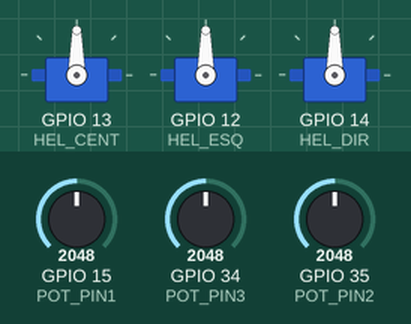
This sketch was run on a simulated ESP32. On the bench: 3 × servo. Inputs (shaded band) come from the test bench; at power-on: GPIO 15 (POT_PIN1) = 2048, GPIO 34 (POT_PIN3) = 2048, GPIO 35 (POT_PIN2) = 2048.

Above: at 1.2 s.
1.3 s: GPIO 15 (POT_PIN1) set to 2866
At 2.4 s:
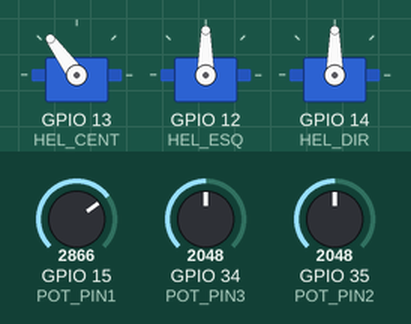
2.8 s: GPIO 34 (POT_PIN3) set to 2866
At 3.5 s:
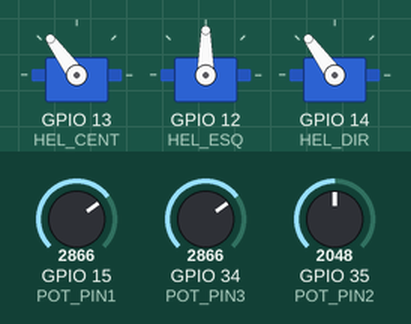
4.3 s: GPIO 35 (POT_PIN2) set to 2866
At 4.8 s:
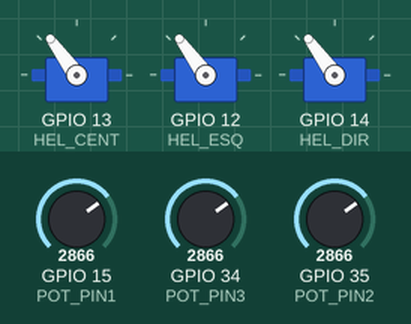
5.8 s: GPIO 15 (POT_PIN1) set to 3603
At 7.0 s:
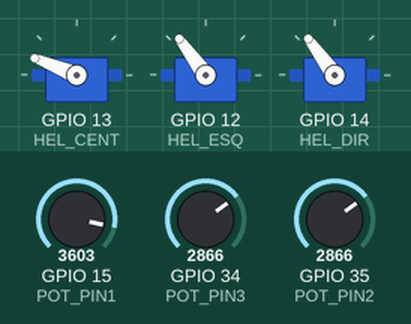
7.3 s: GPIO 34 (POT_PIN3) set to 3603
At 8.0 s:
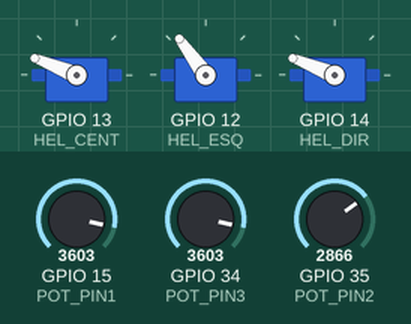
8.8 s: GPIO 35 (POT_PIN2) set to 3603
At 9.2 s:
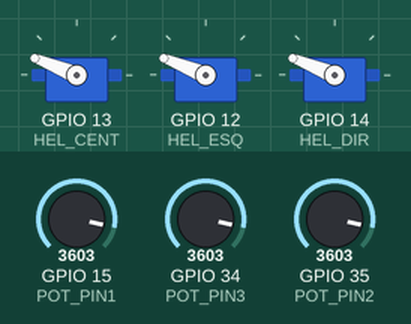
Timing chart, 0 to 11.3 s (numbered marks = the images above; inputs shaded):
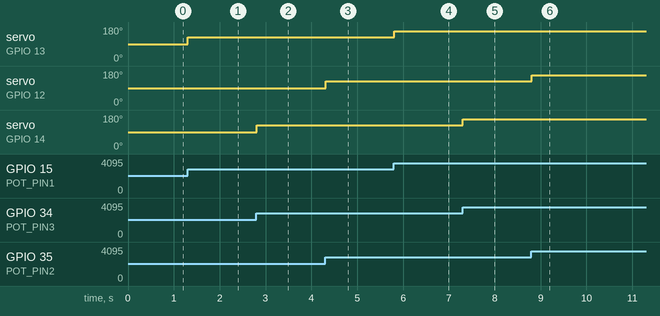

The sketch:

teste_motor.ino
```cpp
#include <ESP32Servo.h>

#define HEL_CENT 13
#define HEL_ESQ 12
#define HEL_DIR 14
#define POT_PIN1 15
#define POT_PIN2 35
#define POT_PIN3 34

Servo centro; // Pin, Min, Max
Servo esquerda;
Servo direita;

void setup() {
  Serial.begin(9600);
  pinMode(POT_PIN1, INPUT);
  pinMode(POT_PIN2, INPUT);
  pinMode(POT_PIN3, INPUT);
  centro.attach(HEL_CENT, 1000, 2000);
  esquerda.attach(HEL_ESQ, 1000, 2000);
  direita.attach(HEL_DIR, 1000, 2000);


}

void loop() {
  int val1 = analogRead(POT_PIN1);
  int val2 = analogRead(POT_PIN2);
  int val3 = analogRead(POT_PIN3);
  val1 = map(val1, 0, 4095, 1000, 2000);
  val2 = map(val2, 0, 4095, 1000, 2000);
  val3 = map(val3, 0, 4095, 1000, 2000); // Scale 12-bit ADC to PWM
  centro.writeMicroseconds(val1);
  esquerda.writeMicroseconds(val2);
  direita.writeMicroseconds(val3);

  /*Serial.print(val1);
  Serial.print(" ");
  Serial.print(val2);
  Serial.print(" ");
  Serial.println(val3);*/
  delay(10);
}
```

Measured:
- after the input at 1.3 s, servo on GPIO 13 (HEL_CENT): 90° → 126° at once
- after the input at 2.8 s, servo on GPIO 14 (HEL_DIR): 90° → 126° at once
- after the input at 4.3 s, servo on GPIO 12 (HEL_ESQ): 90° → 126° at once
- after the input at 5.8 s, servo on GPIO 13 (HEL_CENT): 126° → 158° at once
- after the input at 7.3 s, servo on GPIO 14 (HEL_DIR): 126° → 158° at once
- after the input at 8.8 s, servo on GPIO 12 (HEL_ESQ): 126° → 158° at once
